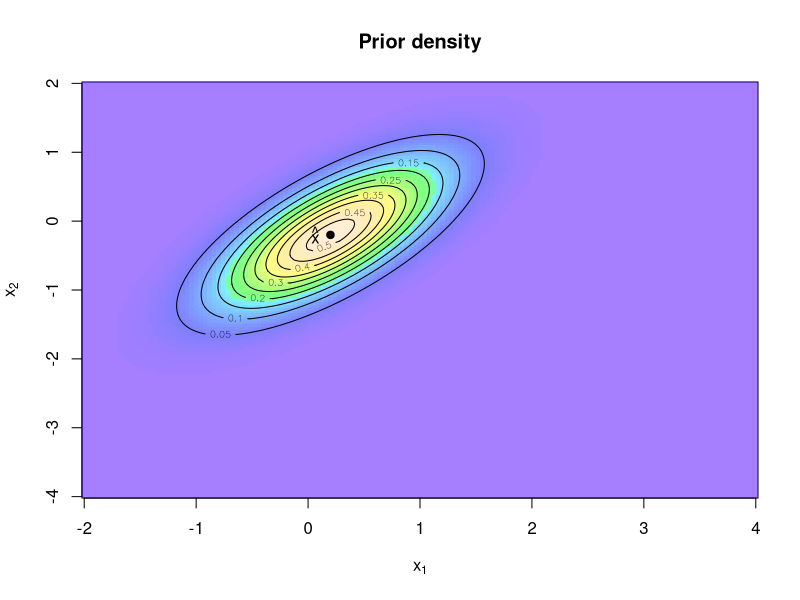
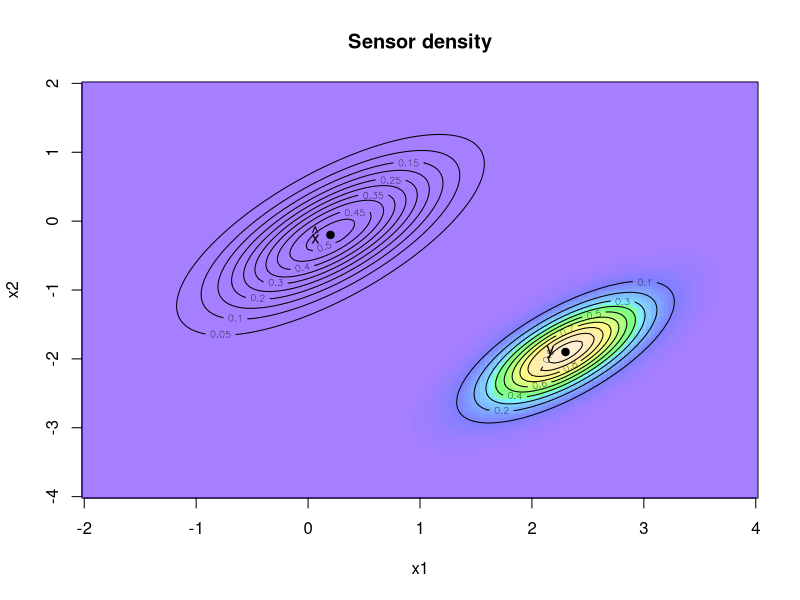
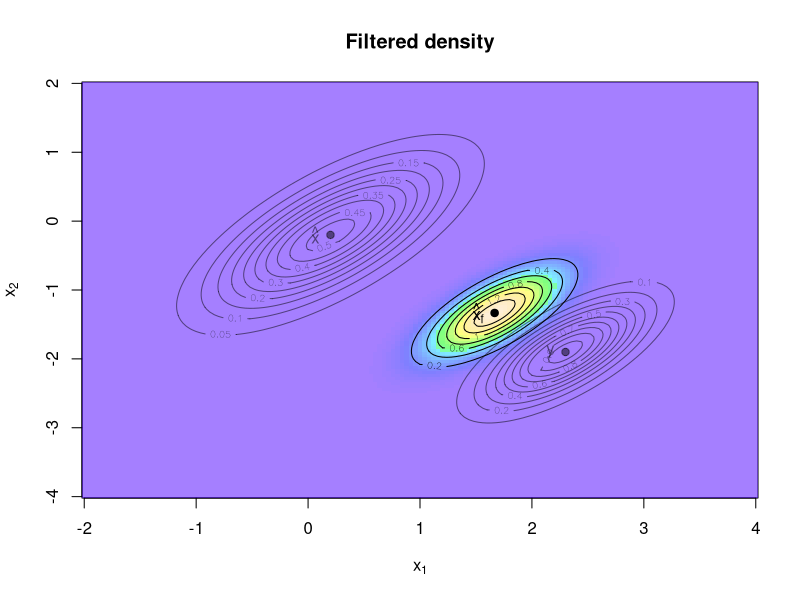
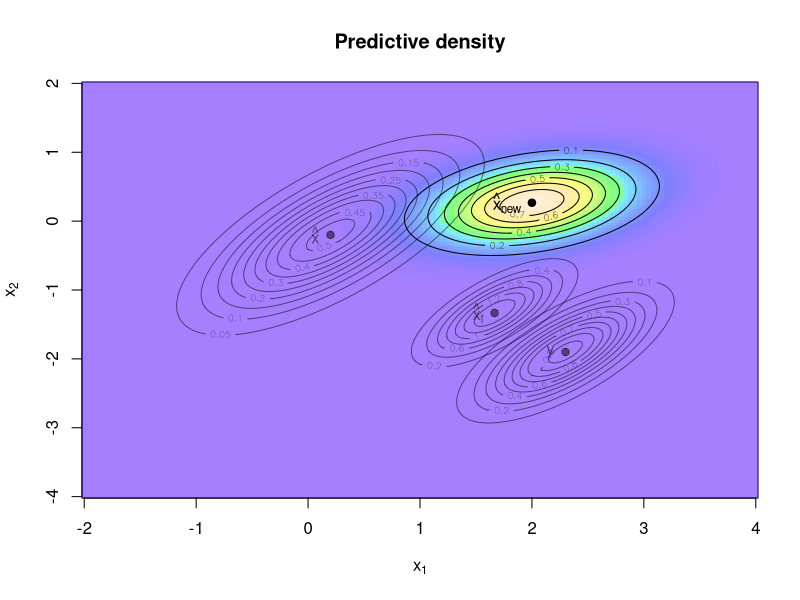
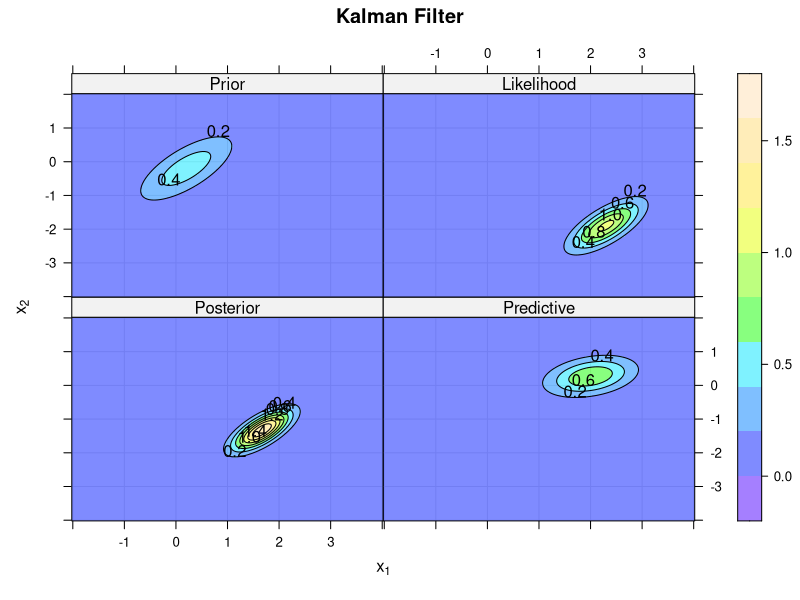

Reproduce these figures in R, in order.
# Reference:
# - https://gist.github.com/mages/52cf15bf8c9563c3518f
# - http://www.magesblog.com/2015/01/kalman-filter-example-visualised-with-r.html

library(mnormt)
mycols <- topo.colors(100,0.5)
xhat <- c(0.2, -0.2)
Sigma <- matrix(c(0.4, 0.3, 
                  0.3, 0.45), ncol=2)
x1 <- seq(-2, 4,length=151)
x2 <- seq(-4, 2,length=151)
f <- function(x1,x2, mean=xhat, varcov=Sigma) 
  dmnorm(cbind(x1,x2), mean,varcov)
z <- outer(x1,x2, f)
image(x1,x2,z, col=mycols, main="Prior density",
      xlab=expression('x'[1]), ylab=expression('x'[2]))
contour(x1,x2,z, add=TRUE)
points(0.2, -0.2, pch=19)
text(0.1, -0.2, labels = expression(hat(x)), adj = 1)
 
 
R <- 0.5 * Sigma
z2 <- outer(x1,x2, f, mean=c(2.3, -1.9), varcov=R)
image(x1, x2, z2, col=mycols, main="Sensor density")
contour(x1, x2, z2, add=TRUE)
points(2.3, -1.9, pch=19)
text(2.2, -1.9, labels = "y", adj = 1)
contour(x1, x2,z, add=TRUE)
points(0.2, -0.2, pch=19)
text(0.1, -0.2, labels = expression(hat(x)), adj = 1)
 
G = diag(2)
y <- c(2.4, -1.9)
xhatf <- xhat + Sigma %*% t(G) %*% solve(G %*% Sigma %*% t(G) + R) %*% (y - G %*% xhat)
Sigmaf <- Sigma - Sigma %*% t(G) %*% solve(G %*% Sigma %*% t(G) + R) %*% G %*% Sigma
z3 <- outer(x1, x2, f, mean=c(xhatf), varcov=Sigmaf)
image(x1, x2, z3, col=mycols,
      xlab=expression('x'[1]), ylab=expression('x'[2]),
      main="Filtered density")
contour(x1, x2, z3, add=TRUE)
points(xhatf[1], xhatf[2], pch=19)
text(xhatf[1]-0.1, xhatf[2],
     labels = expression(hat(x)[f]), adj = 1)
lb <- adjustcolor("black", alpha=0.5)
contour(x1, x2, z, add=TRUE, col=lb)
points(0.2, -0.2, pch=19, col=lb)
text(0.1, -0.2, labels = expression(hat(x)), adj = 1, col=lb)
contour(x1, x2, z2, add=TRUE, col=lb)
points(2.3, -1.9, pch=19, col=lb)
text(2.2, -1.9,labels = "y", adj = 1, col=lb)
 
A <- matrix(c(1.2, 0,
              0, -0.2), ncol=2)
Q <- 0.3 * Sigma
K <- A %*% Sigma %*% t(G) %*% solve(G%*% Sigma %*% t(G) + R)
xhatnew <- A %*% xhat + K %*% (y - G %*% xhat)
Sigmanew <- A %*% Sigma %*% t(A) - K %*% G %*% Sigma %*% t(A) + Q
z4 <- outer(x1,x2, f, mean=c(xhatnew), varcov=Sigmanew)
image(x1, x2, z4, col=mycols,
      xlab=expression('x'[1]), ylab=expression('x'[2]),
      main="Predictive density")
contour(x1, x2, z4, add=TRUE)
points(xhatnew[1], xhatnew[2], pch=19)
text(xhatnew[1]-0.1, xhatnew[2],
     labels = expression(hat(x)[new]), adj = 1)
contour(x1, x2, z3, add=TRUE, col=lb)
points(xhatf[1], xhatf[2], pch=19, col=lb)
text(xhatf[1]-0.1, xhatf[2], col=lb, 
     labels = expression(hat(x)[f]), adj = 1)
contour(x1, x2, z, add=TRUE, col=lb)
points(0.2, -0.2, pch=19, col=lb)
text(0.1, -0.2, labels = expression(hat(x)), adj = 1, col=lb)
contour(x1, x2, z2, add=TRUE, col=lb)
points(2.3, -1.9, pch=19, col=lb)
text(2.2, -1.9,labels = "y", adj = 1, col=lb)
 
 
## Plot all stages with lattice
library(lattice)
grid <- expand.grid(x=x1,y=x2)
grid$Prior <- as.vector(z)
grid$Likelihood <- as.vector(z2)
grid$Posterior <- as.vector(z3)
grid$Predictive <- as.vector(z4)
contourplot(Prior + Likelihood + Posterior + Predictive ~ x*y, 
            data=grid, col.regions=mycols, region=TRUE,
            as.table=TRUE, 
            xlab=expression(x[1]),
            ylab=expression(x[2]),
            main="Kalman Filter",
            panel=function(x,y,...){
              panel.grid(h=-1, v=-1)
              panel.contourplot(x,y,...)
            })
